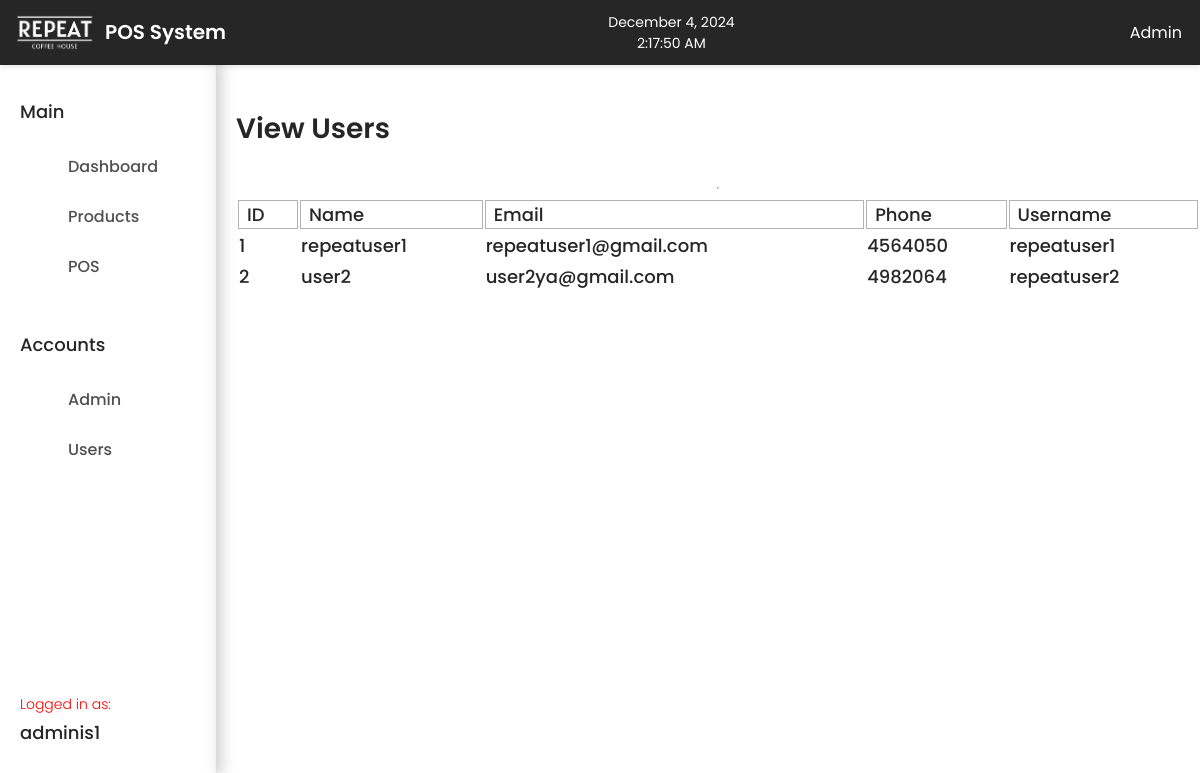
/view_users.php (signed in), run on the app's committed database.
### tables this page shows
CREATE TABLE `users` (
  `id` int(11) NOT NULL,
  `name` varchar(255) NOT NULL,
  `email` varchar(255) NOT NULL,
  `phone` varchar(20) NOT NULL,
  `username` varchar(100) NOT NULL,
  `password` varchar(255) NOT NULL
);

### view_users.php (the view, shortened to what this page needs)
<?php
include 'db_connect.php';
$query = "SELECT * FROM users";
$result = $conn->query($query);
?>
<?php include 'header.php'; ?>
<?php include 'navbar.php'; ?>
<?php include 'sidebar.php'; ?>
<div class="dashboard-grid">
    <div class="db-content">
        <p class="heading">View Users</p>
        <hr>
        <table>
            <thead>
                <tr>
                    <th>ID</th>
                    <th>Name</th>
                    <th>Email</th>
                    <th>Phone</th>
                    <th>Username</th>
                </tr>
            </thead>
            <tbody>
                <?php
                if ($result->num_rows > 0) {
                    while ($row = $result->fetch_assoc()) {
                        echo "<tr>
                                <td>" . $row['id'] . "</td>
                                <td>" . $row['name'] . "</td>
                                <td>" . $row['email'] . "</td>
                                <td>" . $row['phone'] . "</td>
                                <td>" . $row['username'] . "</td>
                              </tr>";
                    }
                } else {
                    echo "<tr><td colspan='5'>No users found</td></tr>";
                }
                ?>
            </tbody>
        </table>
    </div>
</div>
<?php include 'footer.php'; ?>

### header.php (shortened to what this page needs)
<!DOCTYPE html>
<html lang="en">
<head>
    <link rel="stylesheet" href="style.css">
    <link rel='stylesheet' href='https://cdn-uicons.flaticon.com/2.6.0/uicons-solid-straight/css/uicons-solid-straight.css'>
</head>
<body>

### navbar.php (shortened to what this page needs)
<div class="navbar">
    <ul>
        <li><img src="logo_text.png" alt="Repeat Coffee House Logo"></li>
        <li>POS System</li>
    </ul>
    <div class="navbar-date-time">
        <span id="currentDate"><?php echo date('F j, Y'); ?></span>
        <span id="currentTime"><?php echo date('h:i:s A'); ?></span>
    </div>
    <div class="pfp-dropdown">
        <a href="" class="dropdown-toggle">
            <?php
            if (isset($_SESSION['user_type'])) {
                echo ucfirst($_SESSION['user_type']);
            } else {
                echo "Menu";
            }
            ?>
        </a>
    </div>
</div>

### sidebar.php (shortened to what this page needs)
<div class="sidebar-container">
    <div class="dashboard-grid">
        <p>Main</p>
        <ul>
            <li>
                <a href="admin_dashboard.php">Dashboard</a>
            </li>
            <li>
                <a href="">Products</a>
            </li>
            <li>
                <a href="main_pos.php">POS</a>
            </li>
        </ul>
        <p>Accounts</p>
        <ul>
            <li>
                <a href="">Admin</a>
            </li>
            <li>
                <a href="">Users</a>
            </li>
        </ul>
        <p class="sb-footer">Logged in as:</p>
        <p class="un-footer"><?php echo isset($_SESSION['username']) ? $_SESSION['username'] : 'Guest'; ?></p>
    </div>

### footer.php
</body>
</html>

### style.css (style rules this page uses)
html { font-size: 16px; font-family: 'Poppins', sans-serif; }
body { margin: 0; padding: 0; }
.navbar { margin: 0; padding: 10px 0; background-color: #262626; color: #fff; position: fixed; top: 0; width: 100%; z-index: 1000; display: flex; align-items: center; justify-content: space-between; box-shadow: 0px 2px 5px rgba(0, 0, 0, 0.1); }
.navbar ul { list-style-type: none; margin: 0; padding: 0 5px; display: flex; align-items: center; }
.navbar li { display: inline-flex; align-items: center; font-size: 20px; font-weight: 600; }
.navbar img { width: 100px; }
.navbar-date-time { color: #fff; font-size: 14px; text-align: center; flex-grow: 1; display: flex; flex-direction: column; align-items: center; justify-content: center; line-height: 1.5; }
#currentDate, #currentTime { margin: 0; padding: 0; }
.pfp-dropdown { position: relative; display: inline-block; }
.pfp-dropdown .dropdown-toggle { color: #fff; font-size: 16px; text-decoration: none; display: flex; padding: 10px; cursor: pointer; }
.sidebar-container { display: grid; grid-template-columns: 18% auto; margin-top: 60px; }
.dashboard-grid { box-shadow: 5px 0px 15px rgba(0, 0, 0, 0.2); color: #262626; font-size: 18px; font-weight: 500; text-align: left; padding-left: 20px; }
.dashboard-grid p { padding-top: 20px; }
.dashboard-grid ul { list-style: none; }
.dashboard-grid li { padding: 10px 0; color: #262626; font-size: 16px; }
.dashboard-grid a { color: #505050; text-decoration: none; }
.sb-footer { font-size: 14px; font-weight: 300; color: red; margin-top: 198px; }
.un-footer { margin-top: -30px; margin-bottom: 30px; }
.db-content { display: grid; grid-template-columns: auto; }
.heading { font-size: 28px; font-weight: 600; }
.pos-grid td, th { border: 1px solid rgba(0, 0, 0, 0.3); text-align: left; padding: 0 8px; font-weight: 500; }

### data on the page
users: id "1", name "repeatuser1", email "repeatuser1@gmail.com", phone "4564050", username "repeatuser1"
users: id "2", name "user2", email "user2ya@gmail.com", phone "4982064", username "repeatuser2"

### other printed values
$_SESSION['user_type'] "Admin"
$_SESSION['username'] "adminis1"
